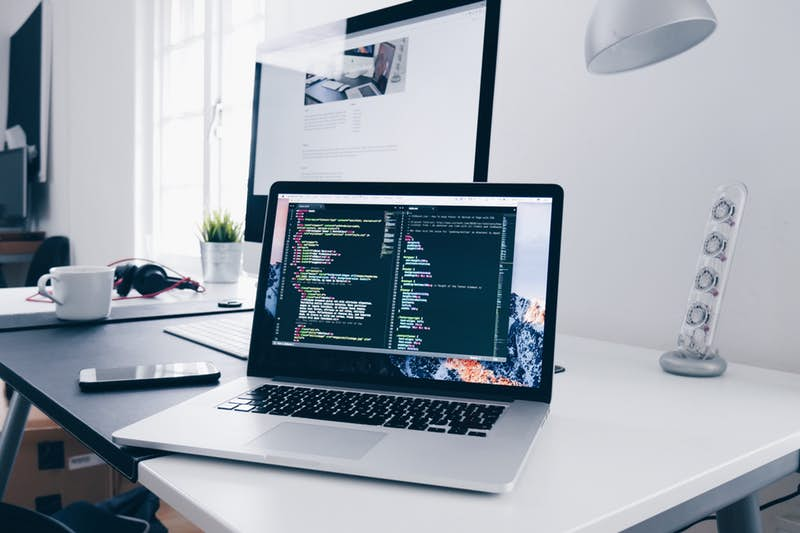
#> input picture images/evie_default_bg.jpeg, 800 x 533 px
$ python -i singlemotiondetector.py   (imports and definitions only)
#> lines starting #> are read from the running program, lines starting #| are printed output that depends on the picture
import numpy as np
import imutils
import cv2


class SingleMotionDetector(object):
    def __init__(self, accumWeight=0.5):
        self.accumWeight = accumWeight
        self.bg = None

    def update(self, image):
        if self.bg is None:
            self.bg = image.copy().astype("float")
            return

        cv2.accumulateWeighted(image, self.bg, self.accumWeight)

    def detect(self, image, tVal=30):
        delta = cv2.absdiff(self.bg.astype("uint8"), image)
        thresh = cv2.threshold(delta, tVal, 255, cv2.THRESH_BINARY)[1]
        thresh = cv2.erode(thresh, None, iterations=2)
        thresh = cv2.dilate(thresh, None, iterations=2)

        cnts = cv2.findContours(thresh.copy(), cv2.RETR_EXTERNAL, cv2.CHAIN_APPROX_SIMPLE)
        cnts = imutils.grab_contours(cnts)
        (minX, minY, maxX, maxY) = (np.inf, np.inf, -np.inf, -np.inf)

        if len(cnts) == 0:
            print("No detected", flush=True)
            return None

        for c in cnts:
            (x, y, w, h) = cv2.boundingRect(c)
            (minX, minY) = (min(minX, x), min(minY, y))
            (maxX, maxY) = (max(maxX, x+w), max(maxY, y+h))

            return (thresh, (minX, minY, maxX, maxY))


>>> import cv2
>>> picture = cv2.imread('../../../images/evie_default_bg.jpeg', cv2.IMREAD_GRAYSCALE)
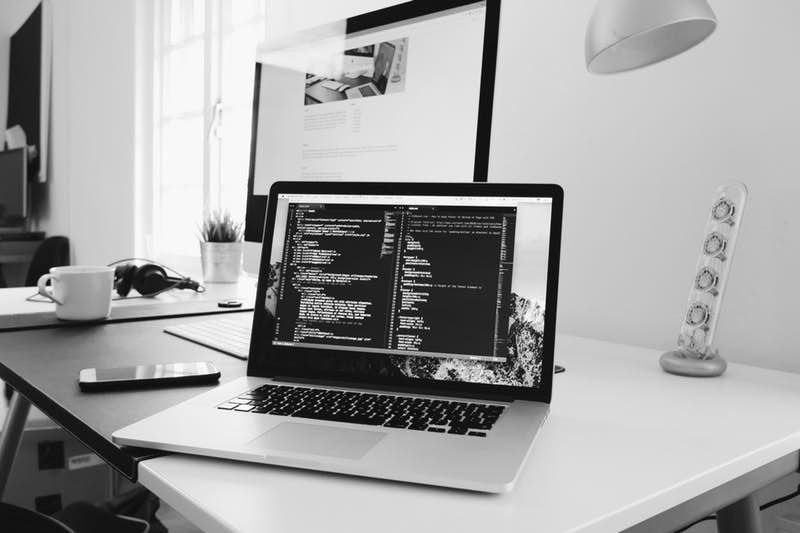
#> picture: shape (533, 800); min 0, max 255, mean 162.7
>>> result = SingleMotionDetector().detect(picture)
#> (the run stopped early here; a loop or call above may not have finished)
